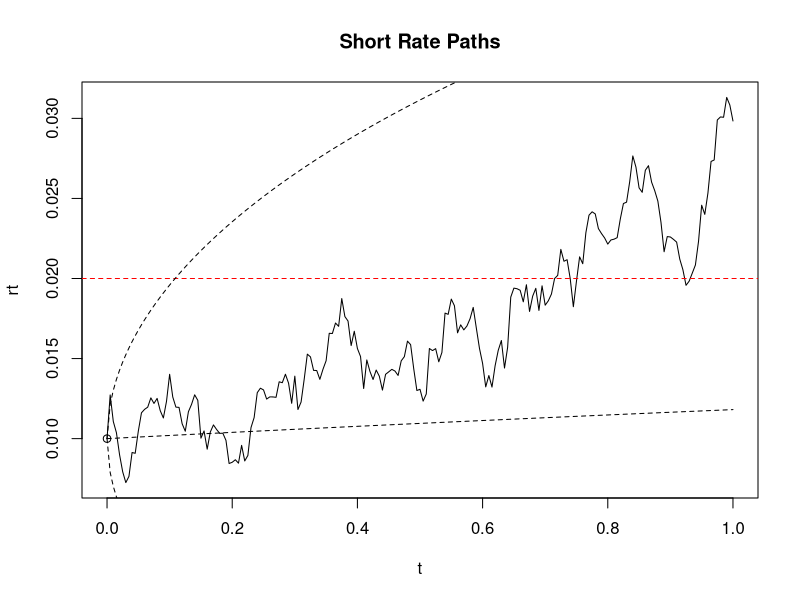
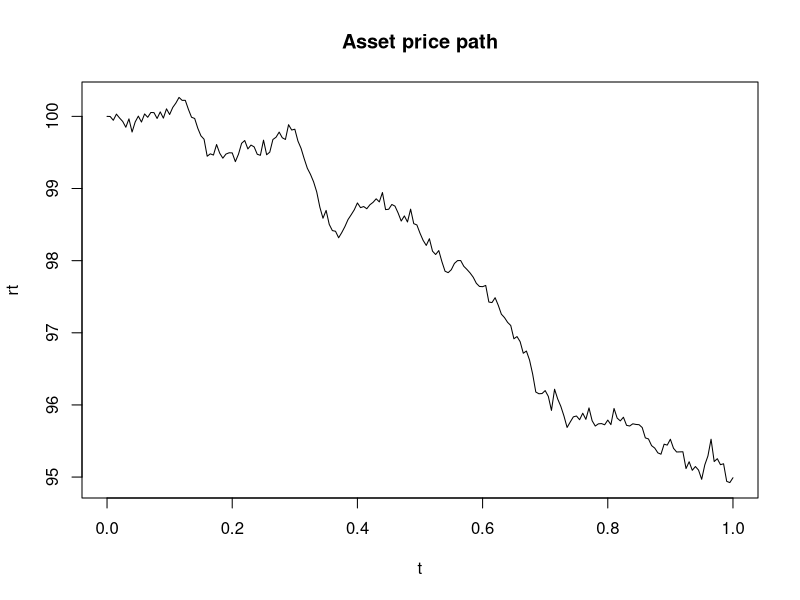
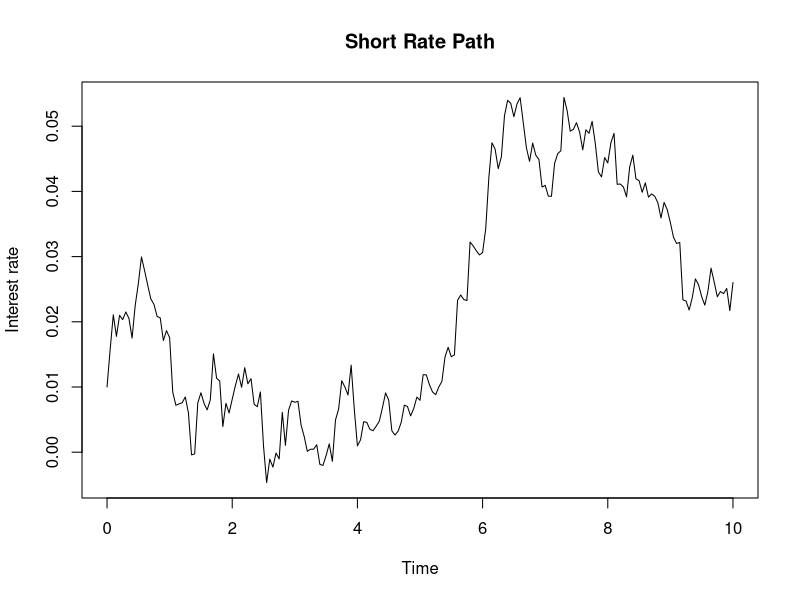
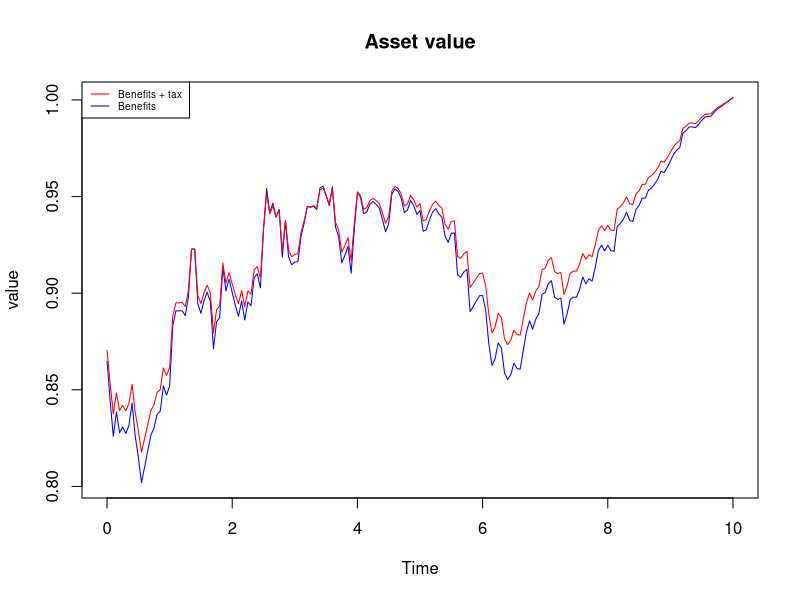
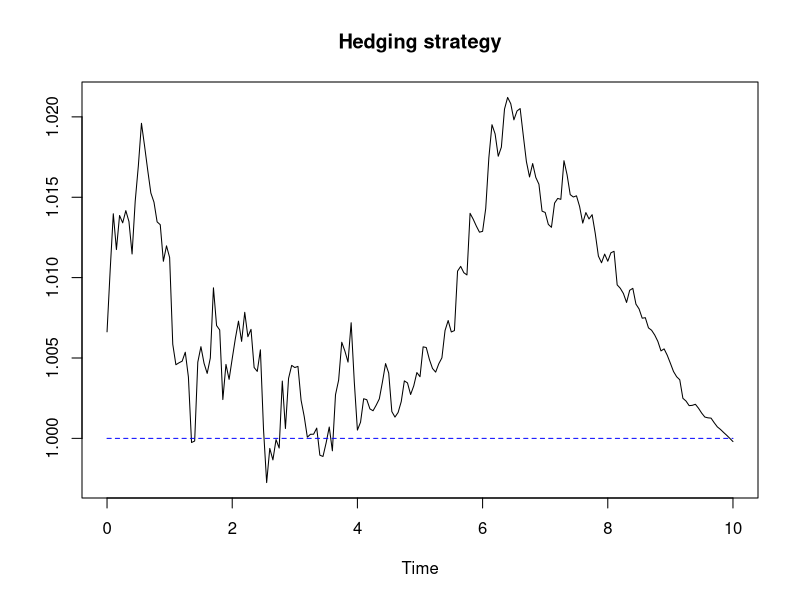
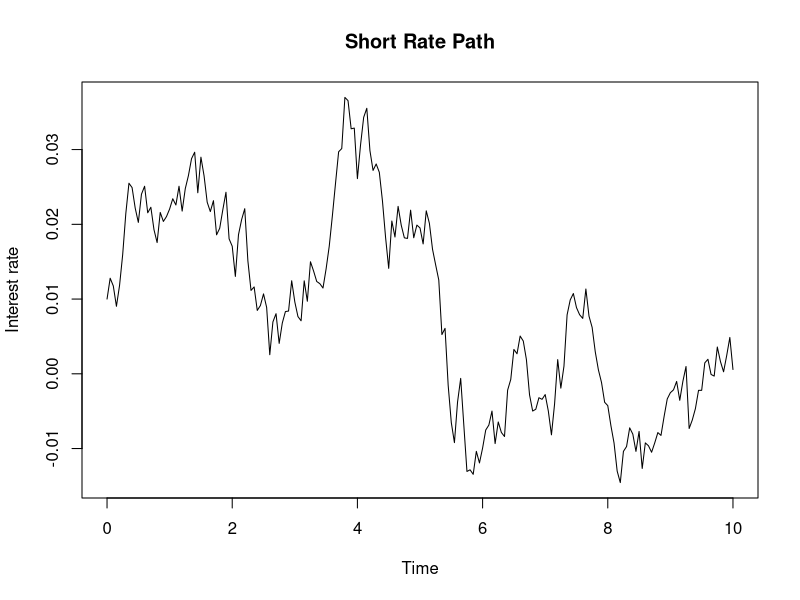
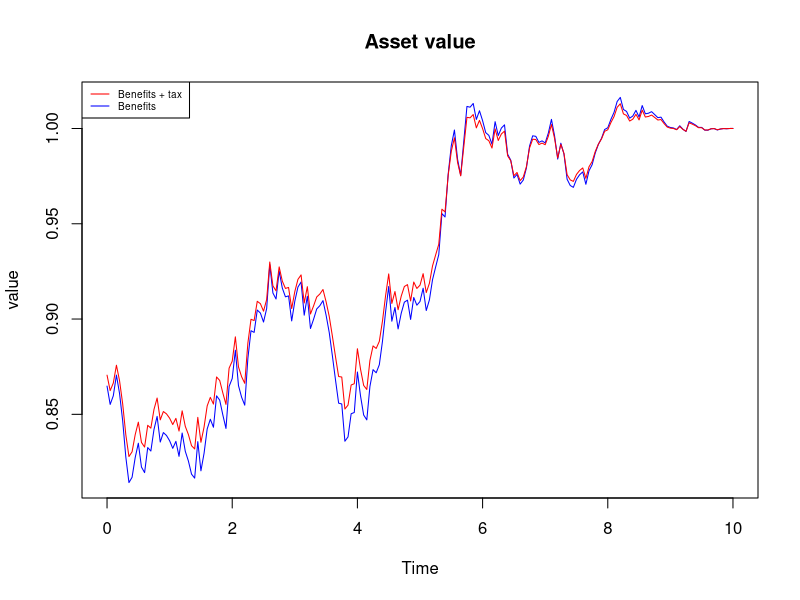
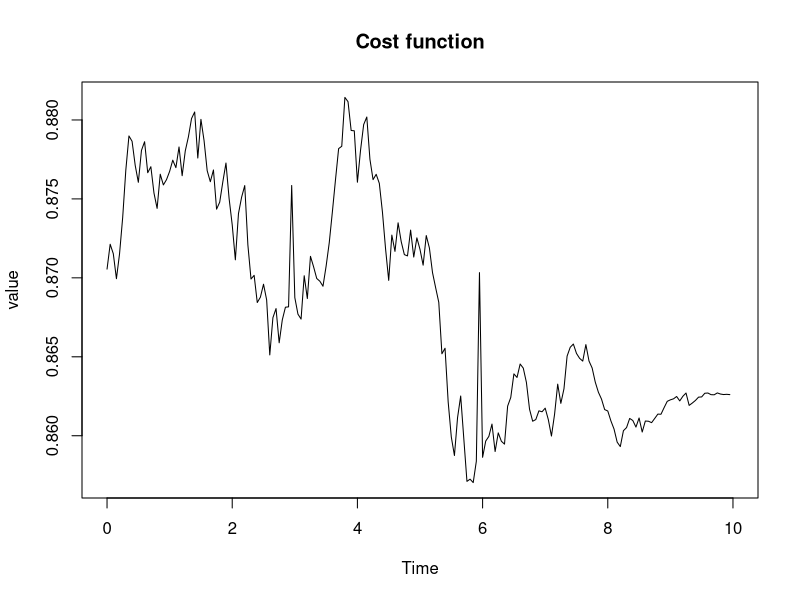

Reproduce these figures in R, in order. (Note: a time limit stopped this script after it produced the figures.)
## Simulate Sample Paths ##
#https://www.r-bloggers.com/2010/04/fun-with-the-vasicek-interest-rate-model/
## define model parameters
r0 <- 0.01
theta <- 0.02
k <- 0.2
beta <- 0.015

## simulate short rate paths
n <- 1    # MC simulation trials
T <- 1    # total time
m <- 200   # subintervals
dt <- T/m  # difference in time each subinterval


#simulate short rate
r <- matrix(0,m+1,n)  # matrix to hold short rate paths
r[1,] <- r0

for(j in 1:n){
  for(i in 2:(m+1)){
    dr <- k*(theta-r[i-1,j])*dt + beta*sqrt(dt)*rnorm(1,0,1)
    r[i,j] <- r[i-1,j] + dr
  }
} 

#simulate the stock price process (assuming geometric BM)
S <- matrix(0,m+1,n)  # matrix to hold short rate paths
S[1,] <- 100
volatility <- 0.015

for(j in 1:n){
  for(i in 2:(m+1)){
    dS <- r[i-1,j]*dt + volatility*S[i-1,j]*sqrt(dt)*rnorm(1,0,1)
    S[i,j] <- S[i-1,j] + dS
  }
} 


## plot paths
t <- seq(0, T, dt)
rT.expected <- theta + (r0-theta)*exp(-k*t)
rT.stdev <- sqrt( beta^2/(2*k)*(1-exp(-2*k*t)))
matplot(t, r[,1:1], type="l", lty=1, main="Short Rate Paths", ylab="rt") 
abline(h=theta, col="red", lty=2)
lines(t, rT.expected, lty=2) 
lines(t, rT.expected + 2*rT.stdev, lty=2) 
lines(t, rT.expected - 2*rT.stdev, lty=2) 
points(0,r0)

matplot(t, S[,1:1], type="l", lty=1, main="Asset price path", ylab="rt") 






##NUMERICAL EXAMPLE CHAPTER 3
## define model parameters
r0 <- 0.01
b <- 0.02
alpha <- 0.2
sigma <- 0.015 #regular sigma


## simulate short rate paths
n <- 1    # MC simulation trials
T <- 10   # total time
m <- 200   # subintervals
dt <- T/m  # difference in time each subinterval

#simulate short rate
r <- matrix(0,m+1,n)  # matrix to hold short rate paths
r[1,] <- r0

for(j in 1:n){
  for(i in 2:(m+1)){
    dr <- alpha*(b-r[i-1,j])*dt + sigma*sqrt(dt)*rnorm(1,0,1)
    r[i,j] <- r[i-1,j] + dr
  }
} 
t <- seq(0, T, dt)
matplot(t, r[,1:1], type="l", lty=1, main="Short Rate Path", ylab="Interest rate", xlab = "Time") 



bondprice <- rep(NA,200)
for (t in 1:201){
  b.vas <- (1/alpha)*(1-exp(-(T-t*dt)*alpha)) 
  a.vas <- (b-sigma^2/(2*alpha^2))*((T-t*dt)-b.vas)+(sigma^2)/(4*alpha)*b.vas^2
  bondprice[t] <- exp(-a.vas-b.vas*r[t,1])
}

gamma <- 0.153
bondprice_tax <- rep(NA,200)
for (t in 1:201){
  b.vas <- (1/alpha)*(1-exp(-(T-t*dt)*alpha)) 
  a.vas <- (b-sigma^2/(2*alpha^2))*((T-t*dt)-b.vas)+(sigma^2)/(4*alpha)*b.vas^2
  bondprice_tax[t] <- exp(-a.vas-b.vas*(-gamma*r[t,1] + r[t,1]))
}

#Plotting the asset value
t <- seq(0, T, dt) 
matplot(t, bondprice, type="l", lty=1, main="Asset value", ylab="value", xlab="Time", col='blue') 
matplot(t, bondprice_tax, type="l", lty=1, main="Asset value", ylab="value",xlab="Time", add=TRUE, col = 'red') 
legend("topleft", legend=c("Benefits + tax ", "Benefits"),
       col=c("red", "blue"), lty=1:1, cex=0.6)


#plotting the hedging strategy
h1 <- bondprice_tax/bondprice 
h0 <- rep(0,201)
one <- rep(1,201)
t <- seq(0, T, dt)
plot(t, h1, type="l", lty=1, main="Hedging strategy", ylab="", xlab="Time") 
lines(t,one, type='l', lty=2, col = "blue")




##NUMERICAL EXAMPLE CHAPTER 5
## function to find ZCB price using Vasicek model
## define model parameters
r0 <- 0.01
#hvis renten starter med at være negativ
#r0 <- -0.03*0.5
b <- 0.02
#b <- 0.02*1.5 #scaled up
#b <- 0.02*0.5 #scaled down
alpha <- 0.2
#alpha <- 0.2*1.5 #scaled up
#alpha <- 0.2*0.5 #scaled down
sigma <- 0.015 #regular sigma
#sigma <-0.015*1.5 #scaled up
#sigma <- 0.015*0.5 #scaled down


## simulate short rate paths
n <- 1    # MC simulation trials
T <- 10   # total time
m <- 200   # subintervals
dt <- T/m  # difference in time each subinterval



#simulate short rate
r <- matrix(0,m+1,n)  # matrix to hold short rate paths
r[1,] <- r0

for(j in 1:n){
  for(i in 2:(m+1)){
    dr <- alpha*(b-r[i-1,j])*dt + sigma*sqrt(dt)*rnorm(1,0,1)
    r[i,j] <- r[i-1,j] + dr
  }
} 
t <- seq(0, T, dt)
matplot(t, r[,1:1], type="l", lty=1, main="Short Rate Path", ylab="Interest rate", xlab = "Time") 



#IKKE OVERSKRIV!!
#rente_matrix <- matrix(NA,50,201)
#for (i in 1:201){
#rente_matrix[4,i] <- r[i]}
#r <- rente_matrix[3,]
#r<- rente_matrix[1,]
#r <- t(r)
#r <- t(r)
# rente matrix for scaled up sigma 
#rente_matrix_up <- matrix(NA,20,201)
#for (i in 1:201){
#rente_matrix_up[4,i] <- r[i]}
# rente matrix for scaled down sigma 
#rente_matrix_down <- matrix(NA,20,201)
#for (i in 1:201){
#rente_matrix_down[4,i] <- r[i]}
# rente matrix for meget negativ rente
#rente_matrix_neg <- matrix(NA,20,201)
#for (i in 1:201){
#rente_matrix_neg[1,i] <- r[i]
#}
# rente matrix for scaled up b
#rente_matrix_b_up <- matrix(NA,20,201)
#for (i in 1:201){
#rente_matrix_b_up[4,i] <- r[i]}
# rente matrix for scaled down b
#rente_matrix_b_down <- matrix(NA,20,201)
#for (i in 1:201){
#rente_matrix_b_down[4,i] <- r[i]}
# rente matrix for scaled up alpha
#rente_matrix_alpha_up <- matrix(NA,20,201)
#for (i in 1:201){
#rente_matrix_alpha_up[4,i] <- r[i]}
# rente matrix for scaled down alpha
#rente_matrix_alpha_down <- matrix(NA,20,201)
#for (i in 1:201){
#rente_matrix_alpha_down[4,i] <- r[i]}

r <- t(r)
r <- t(r)



#når vi hele tiden justerer portefølgen efter renten = overskud!

bondprice <- rep(NA,200)
for (t in 1:201){
  b.vas <- (1/alpha)*(1-exp(-(T-t*dt)*alpha)) 
  a.vas <- (b-sigma^2/(2*alpha^2))*((T-t*dt)-b.vas)+(sigma^2)/(4*alpha)*b.vas^2
  bondprice[t] <- exp(-a.vas-b.vas*r[t,1])
}

gamma <- 0.153
bondprice_tax <- rep(NA,200)
for (t in 1:201){
  b.vas <- (1/alpha)*(1-exp(-(T-t*dt)*alpha)) 
  a.vas <- (b-sigma^2/(2*alpha^2))*((T-t*dt)-b.vas)+(sigma^2)/(4*alpha)*b.vas^2
  bondprice_tax[t] <- exp(-a.vas-b.vas*(-gamma*r[t,1] + r[t,1]))
}

#Plotting the asset value
t <- seq(0, T, dt) 
matplot(t, bondprice, type="l", lty=1, main="Asset value", ylab="value", xlab="Time", col='blue') 
matplot(t, bondprice_tax, type="l", lty=1, main="Asset value", ylab="value",xlab="Time", add=TRUE, col = 'red') 
legend("topleft", legend=c("Benefits + tax ", "Benefits"),
       col=c("red", "blue"), lty=1:1, cex=0.6)


PALt <- rep(NA,10)
for (i in 1:10){
  PALt[i] <- bondprice_tax[i/0.05+1]-  bondprice_tax[i/0.05-20+1]
}

betalt_skat <- rep(NA,10)
palaktiv <- matrix(NA,5,10)
skyggekonto_overskud <- rep(NA,10)




#Fars program
PALt <- rep(NA,10)
for (i in 1:10){
  PALt[i] <- bondprice_tax[i/0.05+1]-  bondprice_tax[i/0.05-20+1]
}

betalt_skat <- rep(NA,10)
afkast <- matrix(NA,15,17)
skyggekonto_overskud <- rep(NA,10)


#Beregner afkastet hvert år, når der tages højde for 5 års fremskrivningsreglen
afkast[5,1] <- 0
afkast[5,2] <- 0
afkast[5,3] <- 0
afkast[5,4] <- 0
afkast[5,5] <- 0

for (i in 1:10){
  if(PALt[i]<0){
    afkast[i+5,i+5] <-PALt[i]
  }
  else{ afkast[i+5,i+5] <- 0}
  afkast[i+5,17] <- PALt[i]
}
for (i in 1:10){
  if(PALt[i]>0){
   if(PALt[i] + afkast[i+4, i]<0){
     afkast[i+1,16] <- PALt[i] + afkast[i+4,i]
     afkast[i+5, i] <- 0
     afkast[i+5, i+1] <- afkast[i+4, i+1]
     afkast[i+5, i+2] <- afkast[i+4, i+2]
     afkast[i+5, i+3] <- afkast[i+4, i+3]
     afkast[i+5, i+4] <- afkast[i+4, i+4]
   }
    else afkast[i+5,i] <- 0
    if(PALt[i] + afkast[i+4, i] + afkast[i+4, i+1]>0){
      afkast[i+5, i+1] <- 0
      if(PALt[i]+afkast[i+4, i] + afkast[i+4, i+1] + afkast[i+4, i+2]>0){
        afkast[i+5, i+2] <-0
        if(PALt[i]+afkast[i+4, i] + afkast[i+4, i+1] + afkast[i+4, i+2] + afkast[i+4, i+3] >0){
          afkast[i+5, i+3] <-0
          if(PALt[i]+afkast[i+4, i] + afkast[i+4, i+1] + afkast[i+4, i+2] + afkast[i+4, i+3] + afkast[i+4, i+4] >0){
            afkast[i+5, i+4] <-0
            afkast[i+5,16] <- PALt[i] + afkast[i+4, i] + afkast[i+4, i+1] + afkast[i+4, i+2] + afkast[i+4, i+3] + afkast[i+4, i+4]
          }
          else{
            afkast[i+5,i+4] <- PALt[i] +afkast[i+4, i] + afkast[i+4,i+1] + afkast[i+4,i+2] + afkast[i+4,i+3] + afkast[i+4,i+4] 
            afkast[i+5,16] <- 0
          }
        }
        else {
          afkast[i+5,i+3] <- PALt[i] +afkast[i+4, i] + afkast[i+4,i+1] + afkast[i+4,i+2] + afkast[i+4,i+3]
          afkast[i+5,i+4] <- afkast[i+4,i+4]
          afkast[i+5,16] <- 0
        }
      }
    else {
      afkast[i+5,i+2] <- PALt[i] +afkast[i+4, i] + afkast[i+4,i+1] + afkast[i+4,i+2]
      afkast[i+5,i+3] <- afkast[i+4,i+3]
      afkast[i+5,i+4] <- afkast[i+4,i+4]
      afkast[i+5,16] <- 0
     }
    }
    else {
      afkast[i+5,i+1] <- PALt[i] +afkast[i+4, i] + afkast[i+4,i+1]
      afkast[i+5,i+2] <- afkast[i+4,i+2]
      afkast[i+5,i+3] <- afkast[i+4,i+3]
      afkast[i+5,i+4] <- afkast[i+4,i+4]
      afkast[i+5,16] <- 0
    }
  }
  else {
    afkast[i+5,i] <- 0 
    afkast[i+5,i+1] <- afkast[i+4,i+1]
    afkast[i+5,i+2] <- afkast[i+4,i+2]
    afkast[i+5,i+3] <- afkast[i+4,i+3]
    afkast[i+5,i+4] <- afkast[i+4,i+4]
    afkast[i+5,16] <- afkast[i+4,i]
  }
}



#udregner betalt PAL skat pr år og skyggekonto overskud
for (i in 1:10){
betalt_skat[i] <- gamma*afkast[i+5,16]
skyggekonto_overskud[i] <- (1-gamma)*afkast[i+5,16]
}


#COST FUNKTIOM
#definerer først insurance payment funktionen
A_b <- function(t) ifelse(t>=10,1,0)
#definerer betalt skat i dt tidsintervallerne
t <- seq(0, T, dt)
A_t <- rep(0,200)
for (i in 1:10){
  A_t[20*i] <- betalt_skat[i]
}

#value of portfolio
V <- rep(NA,200)
for (i in 1:200){
  if(i<200)
  V[i] <- bondprice_tax[i]
  else 
    V[i] <- 0
}

#sum af trading gains FORKERT: SKAL HAVE t+1! se nedenfor 
#trading_gains_sum <- rep(NA,200)
#trading_gains <- rep(NA,200)
#for (t in 1:200){
#  trading_gains[t] <- bondprice_tax[t]/bondprice[t]*(bondprice[(t+1)]-bondprice[t])
#  trading_gains_sum[t] <- sum(trading_gains[1:t])
#}


#sum af trading gains
trading_gains_sum <- rep(NA,201)
trading_gains <- rep(NA,201)
trading_gains[1] <- 0
trading_gains_sum[1]<-0
for (t in 1:200){
  trading_gains[t+1] <- bondprice_tax[t]/bondprice[t]*(bondprice[(t+1)]-bondprice[t])
  trading_gains_sum[t+1] <- sum(trading_gains[1:(t+1)])
}


cost <- rep(NA,200)
for (t in 1:201){
  cost[t] <- V[t] - trading_gains_sum[t] + A_b(dt*t) + A_t[t] 
}

#Plotting the cost function
t <- seq(0, T, dt)
matplot(t, cost, type="l", lty=1, main="Cost function", ylab="value", xlab="Time") 


## plotting the cost function and interest rate in same plot
## OBS MÅL TIL PLOT ER 610 x 350
par(mfrow=c(1,1))
par(mar = c(5,5,2,5))
plot(t, r, type = "l", main="Cost function", ylab="Interest rate", xlab="Time", col= "lightgray", lwd=2)
par(new = T)
plot(t, cost, type="l", axes=F, xlab=NA, ylab=NA)
axis(side = 4)
mtext(side = 4, line = 3, 'Cost function value')
#legend("topleft",
 #      legend=c("Cost function", "Short rate"),
  #     lty=c(1,1), pch=c(NA, NA), col=c("black", "grey"), cex=0.6, inset=c(-0.2,0))



#Calculating the integral under the cost function
#area under graph
#cost_int_1 <- rep(NA,200)
#for (t in 1:200){
#  cost_int_1[t] <- (cost[(t)]*dt)
#}
#cost_int_calc_1<- sum(cost_int_1)
#diff_1 <- cost_int_calc_1-cost[1]*10
#cost <- cost_int_calc_1 -diff_1
#p_1 <- (cost_int_calc_1 - cost  )/cost_int_calc_1*100


#cost_int_2 <- rep(NA,200)
#for (t in 1:200){
#  cost_int_2[t] <- (cost[(t)]*dt)
#}
#cost_int_calc_2<- sum(cost_int_2)
#diff_2 <- cost_int_calc_2-cost[1]*10
#cost <- cost_int_calc_2 -diff_2
#p_2 <- (cost_int_calc_2 - cost )/cost_int_calc_2*100



#cost_int_3 <- rep(NA,200)
#for (t in 1:200){
#  cost_int_3[t] <- (cost[(t)]*dt)
#}
#cost_int_calc_3<- sum(cost_int_3)
#diff_3 <- cost_int_calc_3-cost[1]*10
#cost <- cost_int_calc_3 -diff_3
#p_3 <- (cost_int_calc_3 - cost  )/cost_int_calc_3*100



#cost_int_4 <- rep(NA,200)
#for (t in 1:200){
#  cost_int_4[t] <- (cost[(t)]*dt)
#}
#cost_int_calc_4<- sum(cost_int_4)
#diff_4 <- cost_int_calc_4-cost[1]*10
#cost <- cost_int_calc_4 -diff_4
#p_4 <- (cost_int_calc_4 -cost)/cost_int_calc_4*100



#cost_int_5 <- rep(NA,200)
#for (t in 1:200){
#  cost_int_5[t] <- (cost[(t)]*dt)
#}
#cost_int_calc_5<- sum(cost_int_5)
#diff_5 <- cost_int_calc_5-cost[1]*10
#cost <- cost_int_calc_5 -diff_5
#p_5 <- (cost_int_calc_5 - cost)/cost_int_calc_5*100


#cost_int_6 <- rep(NA,200)
#for (t in 1:200){
#  cost_int_6[t] <- (cost[(t)]*dt)
#}
#cost_int_calc_6<- sum(cost_int_6)
#diff_6 <- cost_int_calc_6-cost[1]*10
#cost <- cost_int_calc_6 -diff_6
#p_6 <- (cost_int_calc_6 - cost )/cost_int_calc_6*100


#cost_int_7 <- rep(NA,200)
#for (t in 1:200){
#  cost_int_7[t] <- (cost[(t)]*dt)
#}
#cost_int_calc_7<- sum(cost_int_7)
#diff_7 <- cost_int_calc_7-cost[1]*10
#cost <- cost_int_calc_7 -diff_7
#p_7 <- (cost_int_calc_7-cost)/cost_int_calc_7*100


#cost_int_8 <- rep(NA,200)
#for (t in 1:200){
#  cost_int_8[t] <- (cost[(t)]*dt)
#}
#cost_int_calc_8<- sum(cost_int_8)
#diff_8 <- cost_int_calc_8-cost[1]*10
#cost <- cost_int_calc_8 -diff_8
#p_8 <- (cost_int_calc_8 - cost  )/cost_int_calc_8*100


#cost_int_9 <- rep(NA,200)
#for (t in 1:200){
#  cost_int_9[t] <- (cost[(t)]*dt)
#}
#cost_int_calc_9<- sum(cost_int_9)
#diff_9 <- cost_int_calc_9-cost[1]*10
#cost <- cost_int_calc_9 -diff_9
#p_9 <- (cost_int_calc_9 - cost )/cost_int_calc_9*100


#cost_int_10 <- rep(NA,200)
#for (t in 1:200){
#  cost_int_10[t] <- (cost[(t)]*dt)
#}
#cost_int_calc_10<- sum(cost_int_10)
#diff_10 <- cost_int_calc_10-cost[1]*10
#cost <- cost_int_calc_10 -diff_10
#p_10 <- (cost_int_calc_10 - cost )/cost_int_calc_10*100


#cost_int_11 <- rep(NA,200)
#for (t in 1:200){
#  cost_int_11[t] <- (cost[(t)]*dt)
#}
#cost_int_calc_11<- sum(cost_int_11)
#diff_11 <- cost_int_calc_11-cost[1]*10
#cost <- cost_int_calc_11 -diff_11
#p_11 <- (cost_int_calc_11 - cost  )/cost_int_calc_11*100


#cost_int_12 <- rep(NA,200)
#for (t in 1:200){
#  cost_int_12[t] <- (cost[(t)]*dt)
#}
#cost_int_calc_12<- sum(cost_int_12)
#diff_12 <- cost_int_calc_12-cost[1]*10
#cost <- cost_int_calc_12 -diff_12
#p_12 <- (cost_int_calc_12 - cost  )/cost_int_calc_12*100


#cost_int_13 <- rep(NA,200)
#for (t in 1:200){
#  cost_int_13[t] <- (cost[(t)]*dt)
#}
#cost_int_calc_13<- sum(cost_int_13)
#diff_13 <- cost_int_calc_13-cost[1]*10
#cost <- cost_int_calc_13 -diff_13
#p_13 <- (cost_int_calc_13 - cost )/cost_int_calc_13*100


#cost_int_14 <- rep(NA,200)
#for (t in 1:200){
#  cost_int_14[t] <- (cost[(t)]*dt)
#}
#cost_int_calc_14<- sum(cost_int_14)
#diff_14 <- cost_int_calc_14-cost[1]*10
#cost <- cost_int_calc_14 -diff_14
#p_14 <- (cost_int_calc_14 - cost )/cost_int_calc_14*100



###### SIMULATION OF LOSS DISTRIBUTION ######

### USING VASICEK
## function to find ZCB price using Vasicek model
## define model parameters
r0 <- 0.01
b <- 0.02
alpha <- 0.2
sigma <- 0.015 #regular sigma



## simulate short rate paths
n <- 1    # MC simulation trials
T <- 10   # total time
m <- 200   # subintervals
dt <- T/m  # difference in time each subinterval



loss <- rep(NA,10000)
p_l <- rep(NA,10000)
for (k in 1:10000){ 
#simulate short rate
r <- matrix(0,m+1,n)  # matrix to hold short rate paths
r[1,] <- r0

for(j in 1:n){
  for(i in 2:(m+1)){
    dr <- alpha*(b-r[i-1,j])*dt + sigma*sqrt(dt)*rnorm(1,0,1)
    r[i,j] <- r[i-1,j] + dr
  }
} 



bondprice <- rep(NA,200)
for (t in 1:201){
  b.vas <- (1/alpha)*(1-exp(-(T-t*dt)*alpha)) 
  a.vas <- (b-sigma^2/(2*alpha^2))*((T-t*dt)-b.vas)+(sigma^2)/(4*alpha)*b.vas^2
  bondprice[t] <- exp(-a.vas-b.vas*r[t,1])
}

gamma <- 0.153
bondprice_tax <- rep(NA,200)
for (t in 1:201){
  b.vas <- (1/alpha)*(1-exp(-(T-t*dt)*alpha)) 
  a.vas <- (b-sigma^2/(2*alpha^2))*((T-t*dt)-b.vas)+(sigma^2)/(4*alpha)*b.vas^2
  bondprice_tax[t] <- exp(-a.vas-b.vas*(-gamma*r[t,1] + r[t,1]))
}



PALt <- rep(NA,10)
for (i in 1:10){
  PALt[i] <- bondprice_tax[i/0.05+1]-  bondprice_tax[i/0.05-20+1]
}

betalt_skat <- rep(NA,10)
palaktiv <- matrix(NA,5,10)
skyggekonto_overskud <- rep(NA,10)




#Fars program
PALt <- rep(NA,10)
for (i in 1:10){
  PALt[i] <- bondprice_tax[i/0.05+1]-  bondprice_tax[i/0.05-20+1]
}

betalt_skat <- rep(NA,10)
afkast <- matrix(NA,15,17)
skyggekonto_overskud <- rep(NA,10)


#Beregner afkastet hvert år, når der tages højde for 5 års fremskrivningsreglen
afkast[5,1] <- 0
afkast[5,2] <- 0
afkast[5,3] <- 0
afkast[5,4] <- 0
afkast[5,5] <- 0

for (i in 1:10){
  if(PALt[i]<0){
    afkast[i+5,i+5] <-PALt[i]
  }
  else{ afkast[i+5,i+5] <- 0}
  afkast[i+5,17] <- PALt[i]
}
for (i in 1:10){
  if(PALt[i]>0){
    if(PALt[i] + afkast[i+4, i]<0){
      afkast[i+1,16] <- PALt[i] + afkast[i+4,i]
      afkast[i+5, i] <- 0
      afkast[i+5, i+1] <- afkast[i+4, i+1]
      afkast[i+5, i+2] <- afkast[i+4, i+2]
      afkast[i+5, i+3] <- afkast[i+4, i+3]
      afkast[i+5, i+4] <- afkast[i+4, i+4]
    }
    else afkast[i+5,i] <- 0
    if(PALt[i] + afkast[i+4, i] + afkast[i+4, i+1]>0){
      afkast[i+5, i+1] <- 0
      if(PALt[i]+afkast[i+4, i] + afkast[i+4, i+1] + afkast[i+4, i+2]>0){
        afkast[i+5, i+2] <-0
        if(PALt[i]+afkast[i+4, i] + afkast[i+4, i+1] + afkast[i+4, i+2] + afkast[i+4, i+3] >0){
          afkast[i+5, i+3] <-0
          if(PALt[i]+afkast[i+4, i] + afkast[i+4, i+1] + afkast[i+4, i+2] + afkast[i+4, i+3] + afkast[i+4, i+4] >0){
            afkast[i+5, i+4] <-0
            afkast[i+5,16] <- PALt[i] + afkast[i+4, i] + afkast[i+4, i+1] + afkast[i+4, i+2] + afkast[i+4, i+3] + afkast[i+4, i+4]
          }
          else{
            afkast[i+5,i+4] <- PALt[i] +afkast[i+4, i] + afkast[i+4,i+1] + afkast[i+4,i+2] + afkast[i+4,i+3] + afkast[i+4,i+4] 
            afkast[i+5,16] <- 0
          }
        }
        else {
          afkast[i+5,i+3] <- PALt[i] +afkast[i+4, i] + afkast[i+4,i+1] + afkast[i+4,i+2] + afkast[i+4,i+3]
          afkast[i+5,i+4] <- afkast[i+4,i+4]
          afkast[i+5,16] <- 0
        }
      }
      else {
        afkast[i+5,i+2] <- PALt[i] +afkast[i+4, i] + afkast[i+4,i+1] + afkast[i+4,i+2]
        afkast[i+5,i+3] <- afkast[i+4,i+3]
        afkast[i+5,i+4] <- afkast[i+4,i+4]
        afkast[i+5,16] <- 0
      }
    }
    else {
      afkast[i+5,i+1] <- PALt[i] +afkast[i+4, i] + afkast[i+4,i+1]
      afkast[i+5,i+2] <- afkast[i+4,i+2]
      afkast[i+5,i+3] <- afkast[i+4,i+3]
      afkast[i+5,i+4] <- afkast[i+4,i+4]
      afkast[i+5,16] <- 0
    }
  }
  else {
    afkast[i+5,i] <- 0 
    afkast[i+5,i+1] <- afkast[i+4,i+1]
    afkast[i+5,i+2] <- afkast[i+4,i+2]
    afkast[i+5,i+3] <- afkast[i+4,i+3]
    afkast[i+5,i+4] <- afkast[i+4,i+4]
    afkast[i+5,16] <- afkast[i+4,i]
  }
}



#udregner betalt PAL skat pr år og skyggekonto overskud
for (i in 1:10){
  betalt_skat[i] <- gamma*afkast[i+5,16]
  skyggekonto_overskud[i] <- (1-gamma)*afkast[i+5,16]
}


#COST FUNKTIOM
#definerer først insurance payment funktionen
A_b <- function(t) ifelse(t>=10,1,0)
#definerer betalt skat i dt tidsintervallerne
t <- seq(0, T, dt)
A_t <- rep(0,200)
for (i in 1:10){
  A_t[20*i] <- betalt_skat[i]
}

#value of portfolio
V <- rep(NA,200)
for (i in 1:200){
  if(i<200)
    V[i] <- bondprice_tax[i]
  else 
    V[i] <- 0
}



#sum af trading gains
trading_gains_sum <- rep(NA,201)
trading_gains <- rep(NA,201)
trading_gains[1] <- 0
trading_gains_sum[1]<-0
for (t in 1:200){
  trading_gains[t+1] <- bondprice_tax[t]/bondprice[t]*(bondprice[(t+1)]-bondprice[t])
  trading_gains_sum[t+1] <- sum(trading_gains[1:(t+1)])
}


cost <- rep(NA,200)
for (t in 1:201){
  cost[t] <- V[t] - trading_gains_sum[t] + A_b(dt*t) + A_t[t] 
}

cost_int_loss <- rep(NA,200)
for (t in 1:200){
  cost_int_loss[t] <- (cost[(t)]*dt)
}
cost_int_calc_loss<- sum(cost_int_loss)
diff_loss <- cost_int_calc_loss-cost[1]*10
cost <- cost_int_calc_loss -diff_loss
p_loss <- (cost_int_calc_loss - cost )/cost_int_calc_loss*100

loss[k] <- diff_loss
p_l[k] <- p_loss
}

#Sorting the losses
loss_S <- sort(loss, decreasing = TRUE)
p_l_S <- sort(p_l, decreasing = TRUE)


#Calc VaR
alpha_v <- 0.99
VaR_L <- loss_S[floor(10000*(1-alpha_v))+1]
#Calc ES
OS_L <- loss_S[1:(floor(10000*(1-alpha_v))+1)]
ES_L <- 1/(floor(10000*(1-alpha_v))+1)*sum(OS_L)

#Calc VaR
VaR_p <- p_l_S[floor(10000*(1-alpha_v))+1]
#Calc ES
OS_p <- p_l_S[1:(floor(10000*(1-alpha_v))+1)]
ES_p <- 1/(floor(10000*(1-alpha_v))+1)*sum(OS_p)

#plotting, a negative loss means that the cost of cont. tax is more expensive and positive means discrete is more expensive
par(mfrow=c(1,1))
hist(loss_S, breaks = 100, main = 'Losses', xlab = 'Loss size', xlim = c(-0.21,0.15))
abline(v=VaR_L, col="red")
abline(v=ES_L, col="blue")

hist(p_l_S, breaks = 100, main = 'Losses %', xlab = 'Percentage loss size',  xlim = c(-2.5,2.5))
abline(v=VaR_p, col="red")
abline(v=ES_p, col="blue")

mean(loss_S)
mean(p_l_S)


### USING CIR
## define model parameters
r0 <- 0.01
b <- 0.02
alpha <- 0.2
sigma <- 0.015 #regular sigma



## simulate short rate paths
n <- 1    # MC simulation trials
T <- 10   # total time
m <- 200   # subintervals
dt <- T/m  # difference in time each subinterval



loss <- rep(NA,10000)
p_l <- rep(NA,10000)
for (k in 1:10000){ 
  #simulate short rate
  r <- matrix(0,m+1,n)  # matrix to hold short rate paths
  r[1,] <- r0
  
  for(j in 1:n){
    for(i in 2:(m+1)){
      dr <- alpha*(b-r[i-1,j])*dt + sigma*sqrt(r[i-1,j]*dt)*rnorm(1,0,1)
      r[i,j] <- r[i-1,j] + dr
    }
  } 
  
  
  
  bondprice <- rep(NA,200)
  for (t in 1:201){
    b.vas <- (1/alpha)*(1-exp(-(T-t*dt)*alpha)) 
    a.vas <- (b-sigma^2/(2*alpha^2))*((T-t*dt)-b.vas)+(sigma^2)/(4*alpha)*b.vas^2
    bondprice[t] <- exp(-a.vas-b.vas*r[t,1])
  }
  
  gamma <- 0.153
  bondprice_tax <- rep(NA,200)
  for (t in 1:201){
    b.vas <- (1/alpha)*(1-exp(-(T-t*dt)*alpha)) 
    a.vas <- (b-sigma^2/(2*alpha^2))*((T-t*dt)-b.vas)+(sigma^2)/(4*alpha)*b.vas^2
    bondprice_tax[t] <- exp(-a.vas-b.vas*(-gamma*r[t,1] + r[t,1]))
  }
  
  
  
  PALt <- rep(NA,10)
  for (i in 1:10){
    PALt[i] <- bondprice_tax[i/0.05+1]-  bondprice_tax[i/0.05-20+1]
  }
  
  betalt_skat <- rep(NA,10)
  palaktiv <- matrix(NA,5,10)
  skyggekonto_overskud <- rep(NA,10)
  
  
  
  
  #Fars program
  PALt <- rep(NA,10)
  for (i in 1:10){
    PALt[i] <- bondprice_tax[i/0.05+1]-  bondprice_tax[i/0.05-20+1]
  }
  
  betalt_skat <- rep(NA,10)
  afkast <- matrix(NA,15,17)
  skyggekonto_overskud <- rep(NA,10)
  
  
  #Beregner afkastet hvert år, når der tages højde for 5 års fremskrivningsreglen
  afkast[5,1] <- 0
  afkast[5,2] <- 0
  afkast[5,3] <- 0
  afkast[5,4] <- 0
  afkast[5,5] <- 0
  
  for (i in 1:10){
    if(PALt[i]<0){
      afkast[i+5,i+5] <-PALt[i]
    }
    else{ afkast[i+5,i+5] <- 0}
    afkast[i+5,17] <- PALt[i]
  }
  for (i in 1:10){
    if(PALt[i]>0){
      if(PALt[i] + afkast[i+4, i]<0){
        afkast[i+1,16] <- PALt[i] + afkast[i+4,i]
        afkast[i+5, i] <- 0
        afkast[i+5, i+1] <- afkast[i+4, i+1]
        afkast[i+5, i+2] <- afkast[i+4, i+2]
        afkast[i+5, i+3] <- afkast[i+4, i+3]
        afkast[i+5, i+4] <- afkast[i+4, i+4]
      }
      else afkast[i+5,i] <- 0
      if(PALt[i] + afkast[i+4, i] + afkast[i+4, i+1]>0){
        afkast[i+5, i+1] <- 0
        if(PALt[i]+afkast[i+4, i] + afkast[i+4, i+1] + afkast[i+4, i+2]>0){
          afkast[i+5, i+2] <-0
          if(PALt[i]+afkast[i+4, i] + afkast[i+4, i+1] + afkast[i+4, i+2] + afkast[i+4, i+3] >0){
            afkast[i+5, i+3] <-0
            if(PALt[i]+afkast[i+4, i] + afkast[i+4, i+1] + afkast[i+4, i+2] + afkast[i+4, i+3] + afkast[i+4, i+4] >0){
              afkast[i+5, i+4] <-0
              afkast[i+5,16] <- PALt[i] + afkast[i+4, i] + afkast[i+4, i+1] + afkast[i+4, i+2] + afkast[i+4, i+3] + afkast[i+4, i+4]
            }
            else{
              afkast[i+5,i+4] <- PALt[i] +afkast[i+4, i] + afkast[i+4,i+1] + afkast[i+4,i+2] + afkast[i+4,i+3] + afkast[i+4,i+4] 
              afkast[i+5,16] <- 0
            }
          }
          else {
            afkast[i+5,i+3] <- PALt[i] +afkast[i+4, i] + afkast[i+4,i+1] + afkast[i+4,i+2] + afkast[i+4,i+3]
            afkast[i+5,i+4] <- afkast[i+4,i+4]
            afkast[i+5,16] <- 0
          }
        }
        else {
          afkast[i+5,i+2] <- PALt[i] +afkast[i+4, i] + afkast[i+4,i+1] + afkast[i+4,i+2]
          afkast[i+5,i+3] <- afkast[i+4,i+3]
          afkast[i+5,i+4] <- afkast[i+4,i+4]
          afkast[i+5,16] <- 0
        }
      }
      else {
        afkast[i+5,i+1] <- PALt[i] +afkast[i+4, i] + afkast[i+4,i+1]
        afkast[i+5,i+2] <- afkast[i+4,i+2]
        afkast[i+5,i+3] <- afkast[i+4,i+3]
        afkast[i+5,i+4] <- afkast[i+4,i+4]
        afkast[i+5,16] <- 0
      }
    }
    else {
      afkast[i+5,i] <- 0 
      afkast[i+5,i+1] <- afkast[i+4,i+1]
      afkast[i+5,i+2] <- afkast[i+4,i+2]
      afkast[i+5,i+3] <- afkast[i+4,i+3]
      afkast[i+5,i+4] <- afkast[i+4,i+4]
      afkast[i+5,16] <- afkast[i+4,i]
    }
  }
  
  
  
  #udregner betalt PAL skat pr år og skyggekonto overskud
  for (i in 1:10){
    betalt_skat[i] <- gamma*afkast[i+5,16]
    skyggekonto_overskud[i] <- (1-gamma)*afkast[i+5,16]
  }
  
  
  #COST FUNKTIOM
  #definerer først insurance payment funktionen
  A_b <- function(t) ifelse(t>=10,1,0)
  #definerer betalt skat i dt tidsintervallerne
  t <- seq(0, T, dt)
  A_t <- rep(0,200)
  for (i in 1:10){
    A_t[20*i] <- betalt_skat[i]
  }
  
  #value of portfolio
  V <- rep(NA,200)
  for (i in 1:200){
    if(i<200)
      V[i] <- bondprice_tax[i]
    else 
      V[i] <- 0
  }
  
  
  
  #sum af trading gains
  trading_gains_sum <- rep(NA,201)
  trading_gains <- rep(NA,201)
  trading_gains[1] <- 0
  trading_gains_sum[1]<-0
  for (t in 1:200){
    trading_gains[t+1] <- bondprice_tax[t]/bondprice[t]*(bondprice[(t+1)]-bondprice[t])
    trading_gains_sum[t+1] <- sum(trading_gains[1:(t+1)])
  }
  
  
  cost <- rep(NA,200)
  for (t in 1:201){
    cost[t] <- V[t] - trading_gains_sum[t] + A_b(dt*t) + A_t[t] 
  }
  
  cost_int_loss <- rep(NA,200)
  for (t in 1:200){
    cost_int_loss[t] <- (cost[(t)]*dt)
  }
  cost_int_calc_loss<- sum(cost_int_loss)
  diff_loss <- cost_int_calc_loss-cost[1]*10
  cost <- cost_int_calc_loss -diff_loss
  p_loss <- (cost_int_calc_loss - cost )/cost_int_calc_loss*100
  
  loss[k] <- diff_loss
  p_l[k] <- p_loss
}

#Sorting the losses
loss_S <- sort(loss, decreasing = TRUE)
p_l_S <- sort(p_l, decreasing = TRUE)


#Calc VaR
alpha_v <- 0.99
VaR_L <- loss_S[floor(10000*(1-alpha_v))+1]
#Calc ES
OS_L <- loss_S[1:(floor(10000*(1-alpha_v))+1)]
ES_L <- 1/(floor(10000*(1-alpha_v))+1)*sum(OS_L)

#Calc VaR
VaR_p <- p_l_S[floor(10000*(1-alpha_v))+1]
#Calc ES
OS_p <- p_l_S[1:(floor(10000*(1-alpha_v))+1)]
ES_p <- 1/(floor(10000*(1-alpha_v))+1)*sum(OS_p)

#plotting, a negative loss means that the cost of cont. tax is more expensive and positive means discrete is more expensive
par(mfrow=c(1,1))
hist(loss_S, breaks = 100, main = 'Losses CIR model', xlab = 'Loss size', xlim = c(-0.03,0.03))
abline(v=VaR_L, col="red")
abline(v=ES_L, col="blue")

hist(p_l_S, breaks = 100, main = 'Losses % CIR model', xlab = 'Percentage loss size',  xlim = c(-0.35,0.35))
abline(v=VaR_p, col="red")
abline(v=ES_p, col="blue")

#mcir <- mean(loss_S)
#mpcir <- mean(p_l_S)
